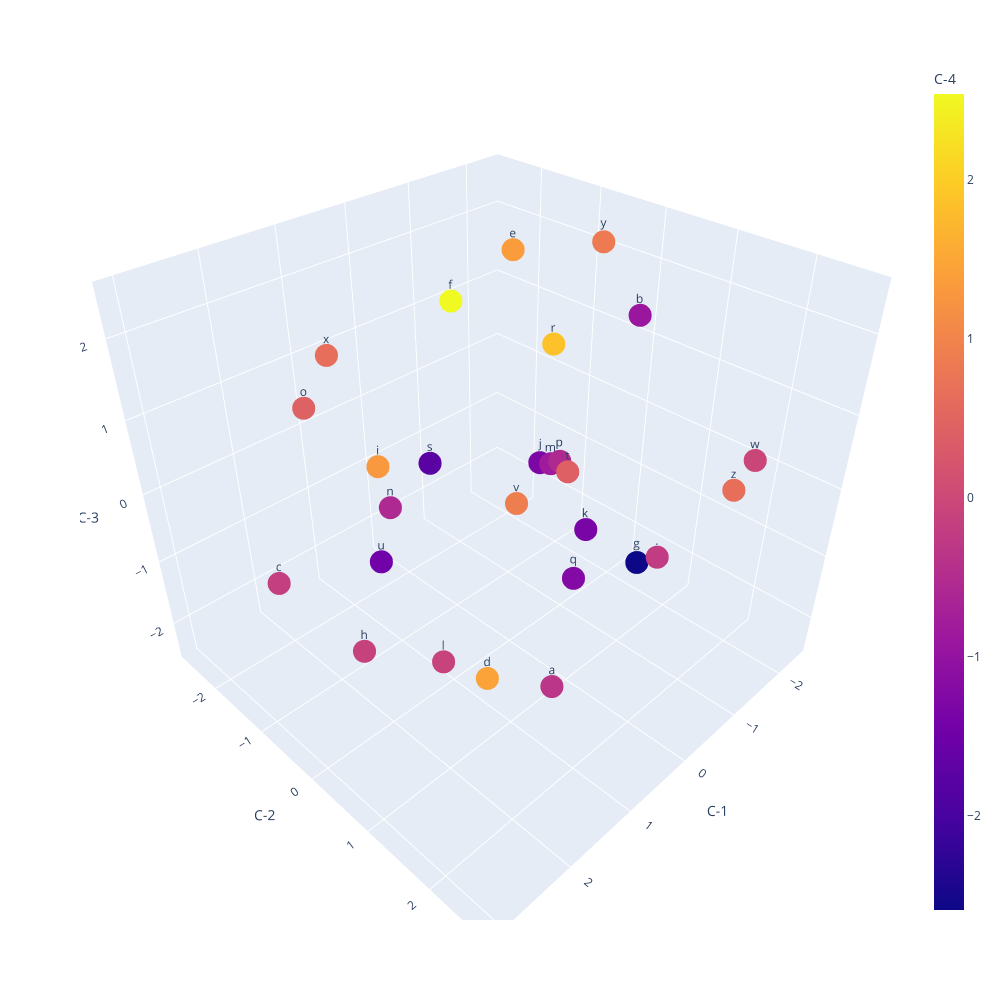

Notebook cell for this chart:
### Code cell
steps = 20000
# learning_rate = 0.1  # used in first run
learning_ratse = 0.01  # used in second run
# learning_rate = 0.001  # used in third run
batch_size = 32

sub_losses = []
for index in range(steps):
    batch_indices = torch.randint(low=0, high=X_train.shape[0], size=(batch_size,), generator=g)
    # forward pass
    embeddings = embedding_layer[X_train[batch_indices]]
    pre_activations = embeddings.view(-1, context_length * embedding_dimension) @ hidden_layer_weights #+ hidden_layer_bias
    # batch normalization
    # https://youtu.be/P6sfmUTpUmc?si=9kh1cLdbp005-Df6&t=2798
    # pre_activations = batch_norm_gain \
    #     * (pre_activations - pre_activations.mean(dim=0, keepdim=True)) / pre_activations.std(dim=0, keepdim=True) \
    #     + batch_norm_bias
    # https://youtu.be/P6sfmUTpUmc?si=Z8IzPHk5C3JB4dnZ&t=3330
    batch_normalization_mean = pre_activations.mean(dim=0, keepdim=True)
    batch_normalization_st_dev = pre_activations.std(dim=0, keepdim=True)
    pre_activations = batch_norm_gain \
        * (pre_activations - batch_normalization_mean) / batch_normalization_st_dev \
        + batch_norm_bias
    # https://youtu.be/P6sfmUTpUmc?si=GzBWCdJjF00dI_eB&t=3378
    # running mean and standard deviation
    # "janky smoothing"
    with torch.no_grad():
        # we use this down below where we could make predictions on individual examples
        batch_norm_running_mean = 0.999 * batch_norm_running_mean + 0.001 * batch_normalization_mean
        batch_norm_running_st_dev = 0.999 * batch_norm_running_st_dev + 0.001 * batch_normalization_st_dev
    # end batch normalization

    activations = torch.tanh(pre_activations)
    logits = activations @ output_layer_weights + output_layer_bias
    loss = F.cross_entropy(logits, Y_train[batch_indices])
    # losses.append(loss.item())
    sub_losses.append(loss.item())
    if (index + 1) % (steps / 20) == 0:
        average_loss = sum(sub_losses) / len(sub_losses)
        losses.append(average_loss)
        sub_losses = []
        print(f"Training Loss (average): {average_loss:.3f}")

    # backwards pass
    for p in parameters:
        p.grad = None
    loss.backward()
    # update parameters
    for p in parameters:
        p.data -= learning_rate * p.grad

print('---')

with torch.no_grad():
    # loss on VALIDATION set; the model has not seen this data
    embeddings = embedding_layer[X_val]
    pre_activations = embeddings.view(-1, context_length * embedding_dimension) @ hidden_layer_weights #+ hidden_layer_bias
    pre_activations = batch_norm_gain \
            * (pre_activations - batch_norm_running_mean) / batch_norm_running_st_dev \
            + batch_norm_bias
    activations = torch.tanh(pre_activations)
    logits = activations @ output_layer_weights + output_layer_bias
    loss = F.cross_entropy(logits, Y_val)
    print(f"Validation Loss: {loss:.3f}")

plt.plot([math.log10(x) for x in losses])
plt.show()
plot_embeddings()

### Figure 1 — Plotly figure (JSON) as saved in the notebook; plotly's stock layout.template omitted (floating-point values rounded to 4 significant figures)
{"data": [{"hovertemplate": "C-1=%{x}<br>C-2=%{y}<br>C-3=%{z}<br>text=%{text}<br>C-4=%{marker.color}<extra></extra>", "legendgroup": "", "marker": {"color": [-0.2196, -0.3548, -0.8991, -0.1647, 1.453, 1.357, 2.539, -2.593, -0.1157, 1.287, -1.307, -1.349, -0.1004, -0.8269, -0.563, 0.4337, -0.5506, -1.219, 1.846, -1.756, 0.4108, -1.468, 0.8876, -0.03862, 0.6386, 0.8449, 0.6655], "coloraxis": "coloraxis", "symbol": "circle"}, "mode": "markers+text", "name": "", "scene": "scene", "showlegend": false, "text": [".", "a", "b", "c", "d", "e", "f", "g", "h", "i", "j", "k", "l", "m", "n", "o", "p", "q", "r", "s", "t", "u", "v", "w", "x", "y", "z"], "type": "scatter3d", "x": [-0.7554, 0.8399, -2.41, 2.473, 3.053, -1.383, 0.7499, -2.315, 2.651, 1.438, -1.531, -0.7379, 2.073, -1.275, 1.105, 1.028, -1.283, -1.159, -0.09328, -0.3582, -0.04602, 0.7415, 1.344, -1.821, 0.8637, -1.847, -1.345], "y": [1.643, 1.486, -0.1207, -1.372, 2.684, -1.346, -0.1568, 0.2759, 0.4491, -0.6681, -0.9371, 0.5712, 1.032, -0.5144, -0.9251, -2.629, -0.3668, 0.07607, 0.5005, -1.869, 0.8174, -1.667, 1.36, 2.1, -2.257, -0.3236, 2.158], "z": [-0.6585, -1.739, 1.264, -0.9305, 0.8499, 2.07, 2.485, -2.428, -0.6529, 0.5573, -0.9183, -0.8235, -0.8019, -0.6145, -0.3097, 0.3092, -0.511, -2.154, 1.934, -0.8152, 0.4891, -1.774, 1.048, 0.4089, 1.127, 2.328, 0.2601]}], "layout": {"coloraxis": {"colorbar": {"title": {"text": "C-4"}}, "colorscale": [[0, "#0d0887"], [0.1111, "#46039f"], [0.2222, "#7201a8"], [0.3333, "#9c179e"], [0.4444, "#bd3786"], [0.5556, "#d8576b"], [0.6667, "#ed7953"], [0.7778, "#fb9f3a"], [0.8889, "#fdca26"], [1, "#f0f921"]]}, "height": 1000, "legend": {"tracegroupgap": 0}, "margin": {"t": 60}, "scene": {"domain": {"x": [0, 1], "y": [0, 1]}, "xaxis": {"title": {"text": "C-1"}}, "yaxis": {"title": {"text": "C-2"}}, "zaxis": {"title": {"text": "C-3"}}}, "width": 1000}}
